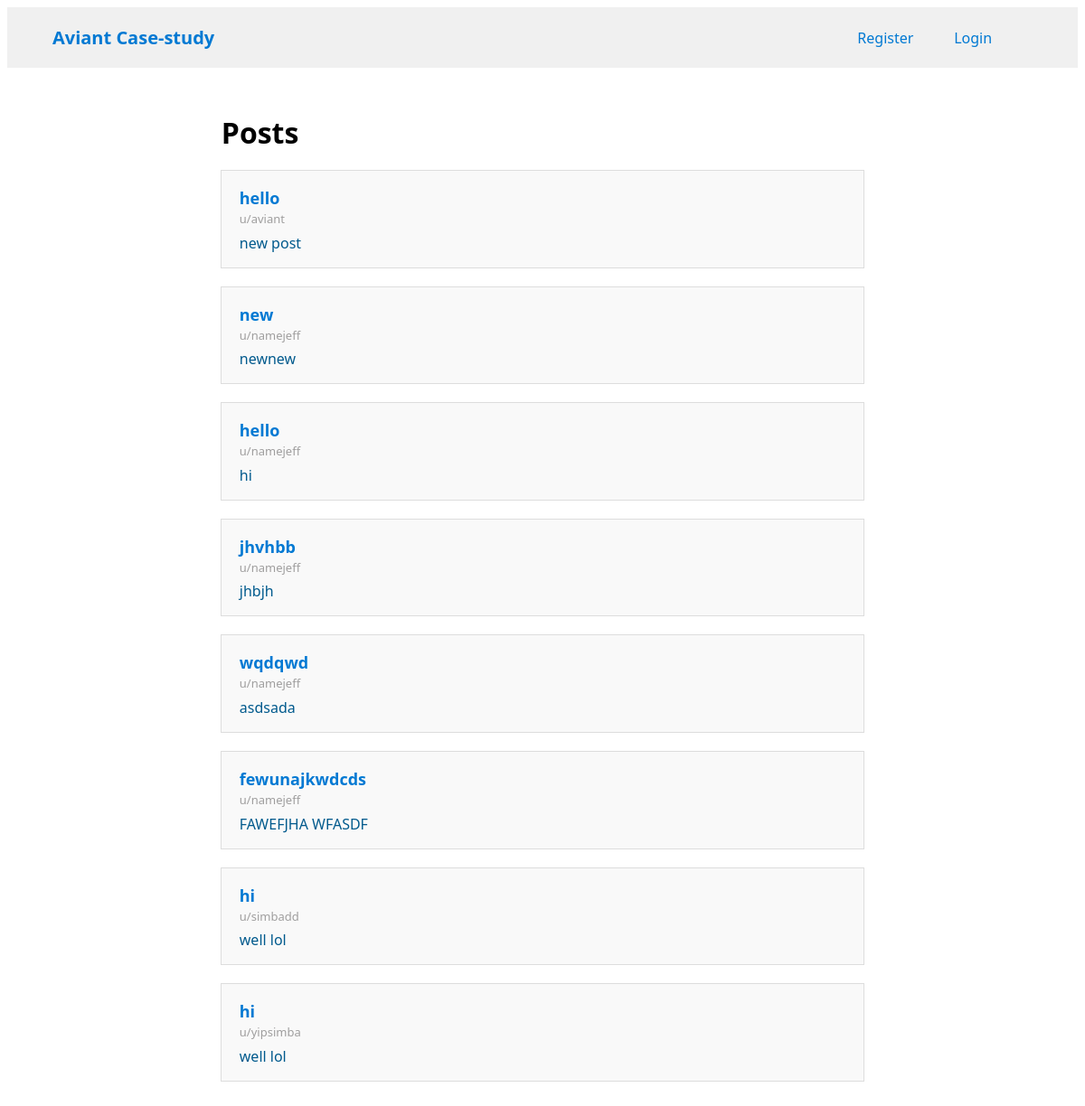
Screenshot of /polls/ with the database file from the repository.
### polls/models.py (models this page shows, shortened)
class Post(models.Model):
    title = models.CharField(max_length=200)
    content = models.TextField()
    pub_date = models.DateTimeField('date published')
    author = models.ForeignKey(User, on_delete=models.CASCADE)

### polls/views.py (the view)
# urls.py: 2. Add a URL to urlpatterns:  path('', views.home, name='home')
def home(request):
    posts = Post.objects.all()
    User = get_user_model()
    users = User.objects.all()
    context = {"postsList": posts,
               "users": users}
    return render(request, 'polls/index.html', context)

### polls/templates/polls/index.html
{% include 'polls/navbar.html' %}
{% load static %}
<link rel="stylesheet" href="{% static 'polls/index.module.css' %}">
<div class="post-list-container">
    <h1 class="heading">
        Posts
    </h1>
    {% if postsList %}
        <ul class="post-list">
            {% for post in postsList|dictsortreversed:'pub_date' %}
                <li class="post-item">
                    <a href="{% url 'post' post.id %}" class="post-box">
                        <h3 class="post-title">{{ post.title }}</h3>
                        <p class ="post-author"> u/{{post.author}} </p>
                        <p class="post-content">{{ post.content|truncatechars:100 }}</p>
                    </a>
                </li>
            {% endfor %}
        </ul>
    {% else %}
        <p>No polls are available.</p>
    {% endif %}
</div>

### polls/static/polls/index.module.css (style rules this page uses)
.post-list-container { text-align: center; margin: 50px auto; }
.heading { width: 60%; margin: auto; text-align: left; }
.post-list { list-style: none; padding: 0; margin: 0; }
.post-item { width: 60%; margin: auto; margin-top: 20px; text-align: left; border: 1px solid #ddd; background-color: #f9f9f9; }
.post-box { text-decoration: none; }
.post-title { color: #0079d3; font-size: 18px; margin-left: 20px; }
.post-author { color: rgb(159, 158, 158); margin-left: 20px; margin-top: -1rem; font-size: small; }
.post-content { color: #005a8d; margin-left: 20px; margin-top: -0.4rem; }

### rows the page displays
Post: title "hello", author "aviant", content "new post"
Post: title "new", author "namejeff", content "newnew"
Post: title "hello", author "namejeff", content "hi"
Post: title "jhvhbb", author "namejeff", content "jhbjh"
Post: title "wqdqwd", author "namejeff", content "asdsada"
Post: title "fewunajkwdcds", author "namejeff", content "FAWEFJHA WFASDF"
Post: title "hi", author "simbadd", content "well lol"
Post: title "hi", author "yipsimba", content "well lol"
